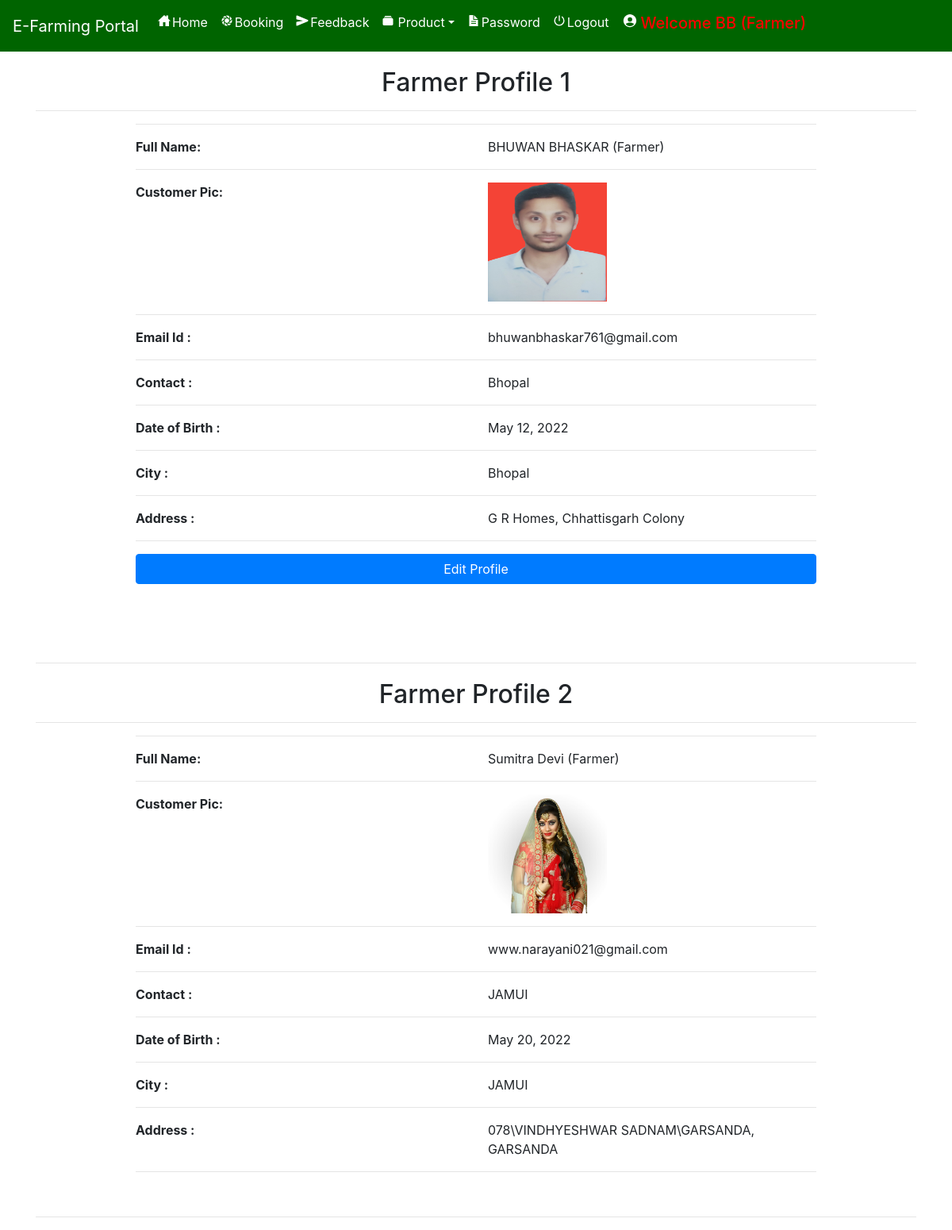
Page /farmer_detail/8 (signed in) on the committed database.
### farmerapp/models.py (models this page shows, shortened)
class Profile(models.Model):
    user = models.ForeignKey(User, on_delete=models.CASCADE, null=True)
    dob = models.DateField(null=True)
    city = models.CharField(max_length=30, null=True)
    address = models.CharField(max_length=50, null=True)
    contact = models.CharField(max_length=10, null=True)
    user_type = models.CharField(max_length=10, null=True)
    status =  models.CharField(max_length=30, null=True, default="Pending")
    image = models.FileField(null=True)

### farmerapp/views.py (the view)
# urls.py: path('farmer_detail/<int:pid>', farmer_detail, name='farmer_detail'),
def farmer_detail(request, pid):
    if not request.user.is_authenticated:
        return redirect('login')
    book = Booking.objects.get(id=pid)
    username = book.farmer[1:][:-1].replace(" ", "")
    if ',' in username:
        username = username.split(',')
    else:
        username = [username]
    print("All User before = ", username)
    all_user = [i[1:][:-1] for i in username]
    print("My Ysername", all_user)
    all_profile = Profile.objects.filter(user__username__in=all_user)
    d={ 'all_profile':all_profile}
    return render(request,'farmer_detail.html',d)

### farmerapp/templates/farmer_detail.html
{% extends 'navigation.html' %}
{% load static %}
{% block body %}
<div class="container">
    {% for pro in all_profile %}
    <h2 style="margin-top:20px" align="center">Farmer Profile {{forloop.counter}}</h2><hr>
<div  class="container-fluid" style="width:80%;margin-bottom:5%">
    <hr><div class="row">
        <div class="col-md-6">
            <strong>Full Name:</strong>
        </div>
        <div class="col-md-6">
            {{pro.user.first_name}} {{pro.user.last_name}} {% if pro.user_type == 'Seller' %}(Farmer){% endif %}
        </div>
    </div><hr>
     <div class="row">
        <div class="col-md-6">
            <strong>Customer Pic:</strong>
        </div>
        <div class="col-md-6">
           <img src="{{pro.image.url}}" style="width:150px;height:150px">
        </div>
    </div><hr>
    <div class="row">
        <div class="col-md-6">
            <strong>Email Id :</strong>
        </div>
        <div class="col-md-6">
            {{pro.user.email}}
        </div>
    </div><hr>
     <div class="row">
        <div class="col-md-6">
            <strong>Contact :</strong>
        </div>
        <div class="col-md-6">
            {{pro.contact}}
        </div>
     </div><hr>
    <div class="row">
        <div class="col-md-6">
            <strong>Date of Birth :</strong>
        </div>
        <div class="col-md-6">
            {{pro.dob}}
        </div>
    </div><hr>
     <div class="row">
        <div class="col-md-6">
            <strong>City :</strong>
        </div>
        <div class="col-md-6">
            {{pro.city}}
        </div>
     </div><hr><div class="row">
        <div class="col-md-6">
            <strong>Address :</strong>
        </div>
        <div class="col-md-6">
            {{pro.address}}
        </div>
    </div><hr>
    {% if request.user.id == pro.user.id %}
        <a href="{% url 'edit_profile' %}"><button class="btn btn-primary" style="width:100%;margin-bottom:5%">Edit Profile</button></a>
    {% endif %}
</div>
<hr>
{% endfor %}
</div>
{% endblock %}

### farmerapp/templates/navigation.html (style rules this page uses)
* { box-sizing: border-box; }

### rows in the picture
Profile: user.first_name "BHUWAN", user.last_name "BHASKAR", user_type "(Farmer)", image (picture), user.email "bhuwanbhaskar761@gmail.com", contact "Bhopal", dob "May 12, 2022", city "Bhopal", address "G R Homes, Chhattisgarh Colony", shows "Edit Profile"
Profile: user.first_name "Sumitra", user.last_name "Devi", user_type "(Farmer)", image (picture), user.email "www.narayani021@gmail.com", contact "JAMUI", dob "May 20, 2022", city "JAMUI", address "078\\VINDHYESHWAR SADNAM\\GARSANDA, GARSANDA"
